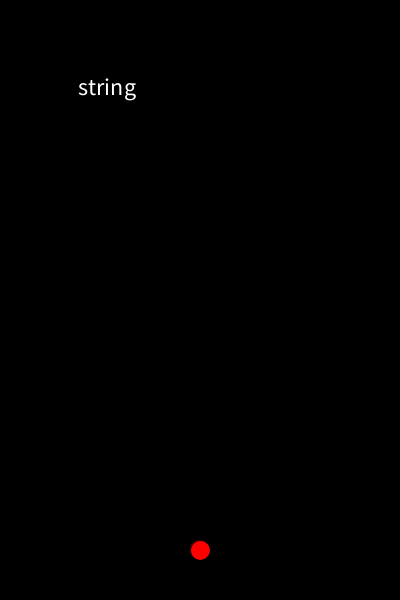
Frame 1 (no input)
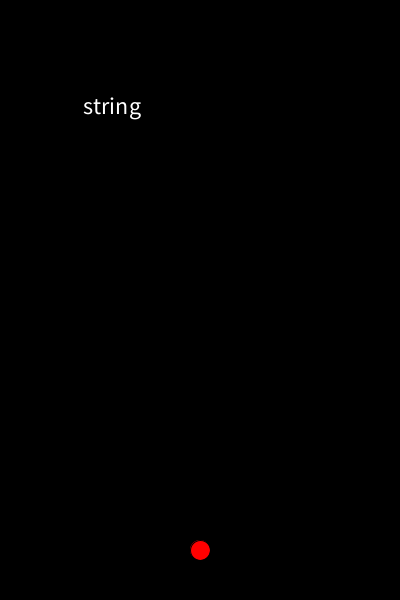
Frame 60 (the mouse pressed at the canvas centre just before this capture)
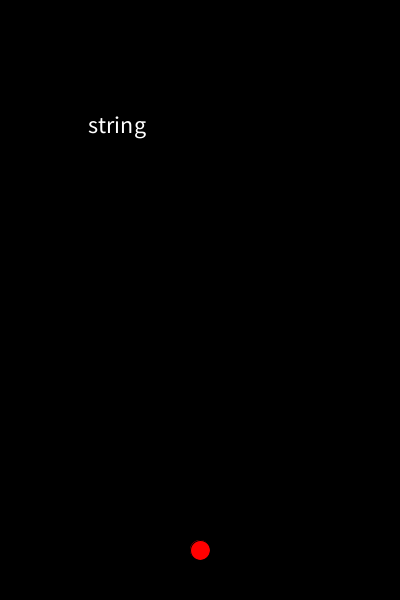
Frame 120 (the mouse held since frame 60 and released just before this capture)

The Processing sketch that drew these frames (run headless with seeded random() and noise(); from frame 60 on, the mouse is pressed at the canvas centre):

// Processing sketch: week06_9_GAMINGMODE
// ── week06_9_GAMINGMODE.pde
void setup(){
  size(400,600);
  textSize(24);
  randomQ();
}
void randomQ(){
  int i=int(random(QQ.length));
  Q=QQ[i];
  x=random(0,300);
  y=random(0,100);
}
String [] QQ={"void","setup","float","string","background","fill"};
String Q="hello",A="";
float x=100,y=100;
void draw(){
  background(0);
  fill(#FFFFFF);text(Q,x,y);
  fill(#FF0000);text(A,x,y);
  ellipse(200,550,20,20);
  float dx=(200-x),dy=(550-y),d=sqrt(dx*dx+dy*dy)*3;
  x+=dx/d;
  y+=dy/d;
  if(keyPressed){
    stroke(255,0,0);
    line(200,550,x,y);
  }
}
void keyPressed(){
  int i=A.length();
  if(key==Q.charAt(i)){
    A+=key;
    if(Q.equals(A)){
      randomQ();
      A="";
    }
  }
}
